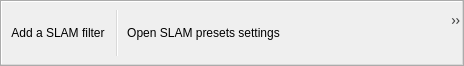
<?xml version="1.0" encoding="UTF-8"?>
<ui version="4.0">
 <class>sqSlamToolbar</class>
 <widget class="QToolBar" name="sqSlamToolbar">
  <property name="geometry">
   <rect>
    <x>0</x>
    <y>0</y>
    <width>464</width>
    <height>66</height>
   </rect>
  </property>
  <property name="windowTitle">
   <string>Slam Controls</string>
  </property>
  <property name="orientation">
   <enum>Qt::Horizontal</enum>
  </property>
  <action name="actionAddSlamFilter">
   <property name="icon">
    <iconset resource="../sqResources.qrc">
     <normaloff>:/sqResources/Icons/sqAdd.svg</normaloff>:/sqResources/Icons/sqAdd.svg</iconset>
   </property>
   <property name="text">
    <string>Add a SLAM filter</string>
   </property>
  </action>
  <action name="actionSlamPresetSettings">
   <property name="icon">
    <iconset resource="../sqResources.qrc">
     <normaloff>:/sqResources/Icons/sqPresets.svg</normaloff>:/sqResources/Icons/sqPresets.svg</iconset>
   </property>
   <property name="text">
    <string>Open SLAM presets settings</string>
   </property>
  </action>
  <action name="actionInitialize">
   <property name="icon">
    <iconset resource="../sqResources.qrc">
     <normaloff>:/sqResources/Icons/sqInitialize.svg</normaloff>:/sqResources/Icons/sqInitialize.svg</iconset>
   </property>
   <property name="text">
    <string>Open initialization properties dialog</string>
   </property>
  </action>
  <action name="actionAddExternalSensor">
   <property name="icon">
    <iconset resource="../sqResources.qrc">
     <normaloff>:/sqResources/Icons/sqAddExternalSensor.svg</normaloff>:/sqResources/Icons/sqAddExternalSensor.svg</iconset>
   </property>
   <property name="text">
    <string>Open add external sensor dialog</string>
   </property>
  </action>
  <action name="actionOptimizeGraph">
   <property name="icon">
    <iconset resource="../sqResources.qrc">
     <normaloff>:/sqResources/Icons/sqLoopClosure.svg</normaloff>:/sqResources/Icons/sqLoopClosure.svg</iconset>
   </property>
   <property name="text">
    <string>Open SLAM optimize graph dialog</string>
   </property>
  </action>
  <action name="actionResetSlam">
   <property name="icon">
    <iconset resource="../sqResources.qrc">
     <normaloff>:/sqResources/Icons/sqReset.svg</normaloff>:/sqResources/Icons/sqReset.svg</iconset>
   </property>
   <property name="text">
    <string>Reset SLAM internal state : maps and trajectory are cleared, current pose
is set back to origin and clear and refill external sensor data.</string>
   </property>
  </action>
  <addaction name="actionAddSlamFilter"/>
  <addaction name="separator"/>
  <addaction name="actionSlamPresetSettings"/>
  <addaction name="actionInitialize"/>
  <addaction name="actionAddExternalSensor"/>
  <addaction name="actionOptimizeGraph"/>
  <addaction name="separator"/>
  <addaction name="actionResetSlam"/>
 </widget>
 <resources>
  <include location="../sqResources.qrc"/>
 </resources>
 <connections/>
</ui>
